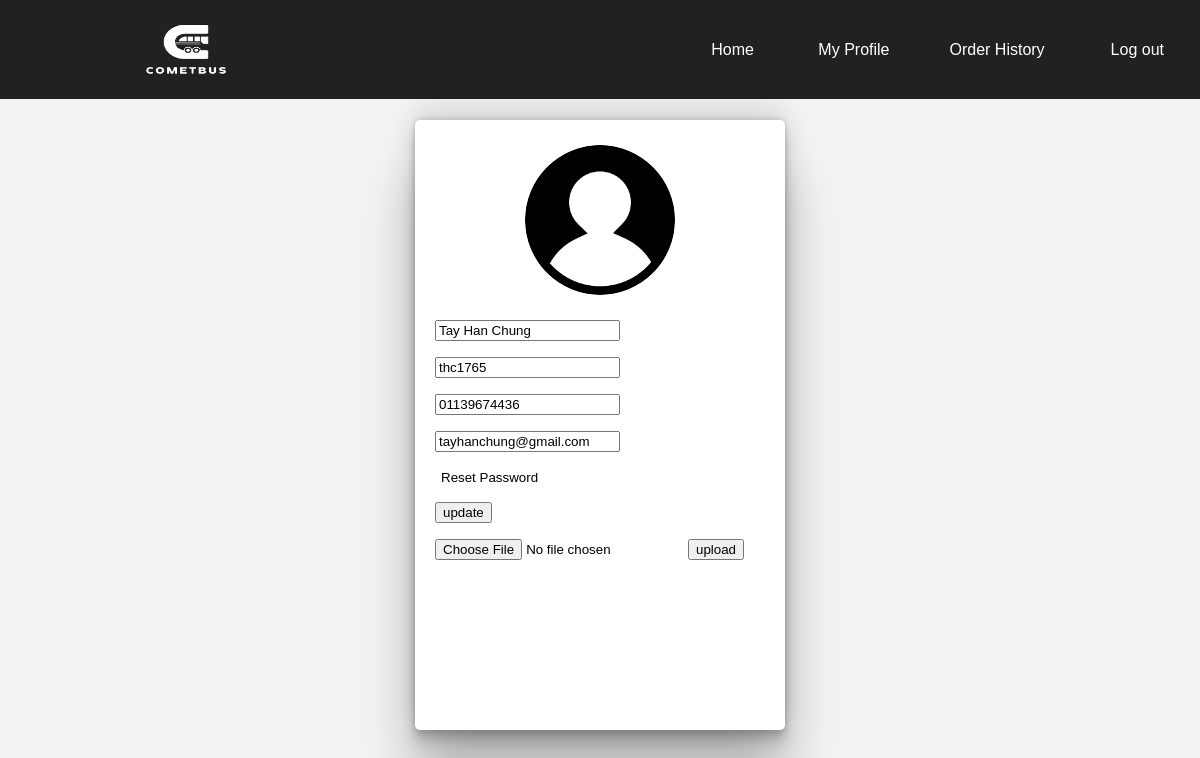
Screenshot of /edituserprofile.php (signed in) with the database file from the repository.
### tables this page shows
CREATE TABLE `user` (
  `user_id` int(11) NOT NULL,
  `user_fullname` varchar(100) NOT NULL,
  `user_contact_no` varchar(100) NOT NULL,
  `user_email_address` varchar(100) NOT NULL,
  `username` varchar(100) NOT NULL,
  `user_password` varchar(100) NOT NULL,
  `user_pic` varchar(100) NOT NULL
);

### edituserprofile.php (the view, shortened to what this page needs)
<?php
    include_once 'header.php';
    include_once 'includes/dbconnect.php';
?>
<!DOCTYPE html>
<html>
<head>
</head>
<body>
    <?php
        $sql="SELECT * FROM user WHERE user_id='".$_SESSION["userid"]."';";
        $result=mysqli_query($conn, $sql);
        $row=mysqli_fetch_assoc($result);
    ?>
    <div class="box" >
        <div class="proimage"><img src="./userimage/<?php echo $row['user_pic']; ?>" id="imgsize"></div>
            <form method="post" action="">
                <P><input type="text" name="fullname" value="<?php echo $row['user_fullname']; ?>"></p>
                <P><input type="text" name="username" value="<?php echo $row['username']; ?>"></p>
                <P><input type="tel" name="contactno" value="<?php echo $row['user_contact_no']; ?>"></p>
                <P><input type="email" name="email" value="<?php echo $row['user_email_address']; ?>"></p>
                <p><input type="button" value="Reset Password" name="resetbtn" onclick="resetpw();" style="border:none; background-color:white; cursor:pointer;"></p>
                <p><input type="submit" name="updatebtn" value="update"></p>
            </form>
            <form action="uploaduserimg.php" method="post" enctype="multipart/form-data">
                <P><input type="file" name="image"><input type="submit" name="uploadbtn" value="upload"></p>
            </form>
    </div>
</body>
</html>

### header.css (style rules this page uses)
body { margin:0 !important; padding:0 !important; background-color: #F3F3F3; }

### header.php (style rules this page uses)
* { font-family:sans-serif; }

### edituserprofile.php (style rules this page uses)
.box { border-radius: 5px; width:330px; height:570px; position: absolute; top:0; right:0; bottom:0; left:0; margin:auto; background-color: white; padding: 20px; margin-top:120px; box-shadow: rgba(0, 0, 0, 0.25) 0px 54px 55px, rgba(0, 0, 0, 0.12) 0px -12px 30px, rgba(0, 0, 0, 0.12) 0px 4px 6px, rgba(0, 0, 0, 0.17) 0px 12px 13px, rgba(0, 0, 0, 0.09) 0px -3px 5px; }
.proimage { text-align:center; padding:5px; }
#imgsize { text-align:center; position: relative; height:150px; width:150px; border-radius:50%; }

### rows the page displays
user: user_pic (placeholder picture), fullname "Tay Han Chung", username "thc1765", contactno "01139674436", email "tayhanchung@gmail.com"
